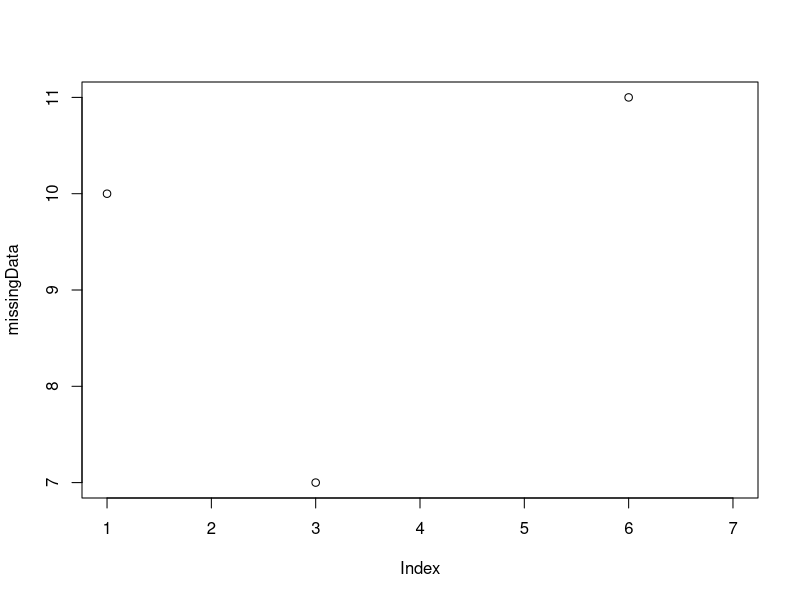
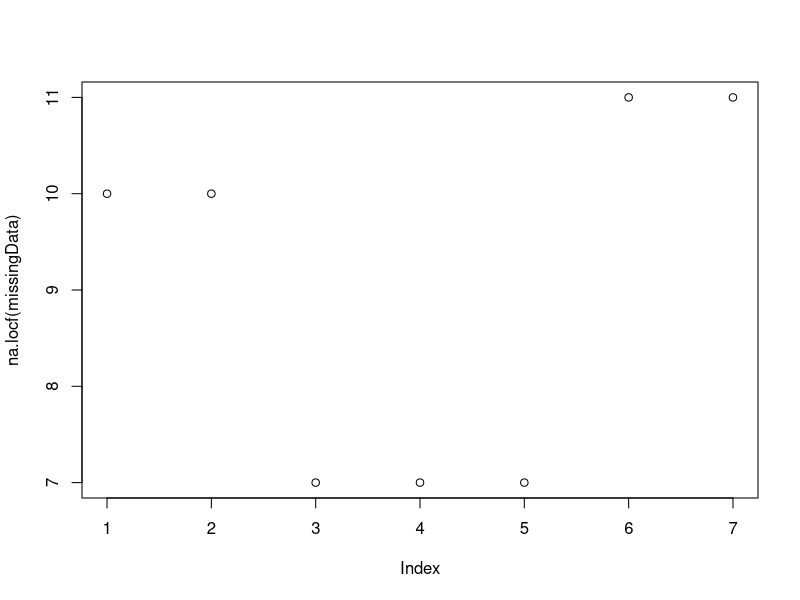
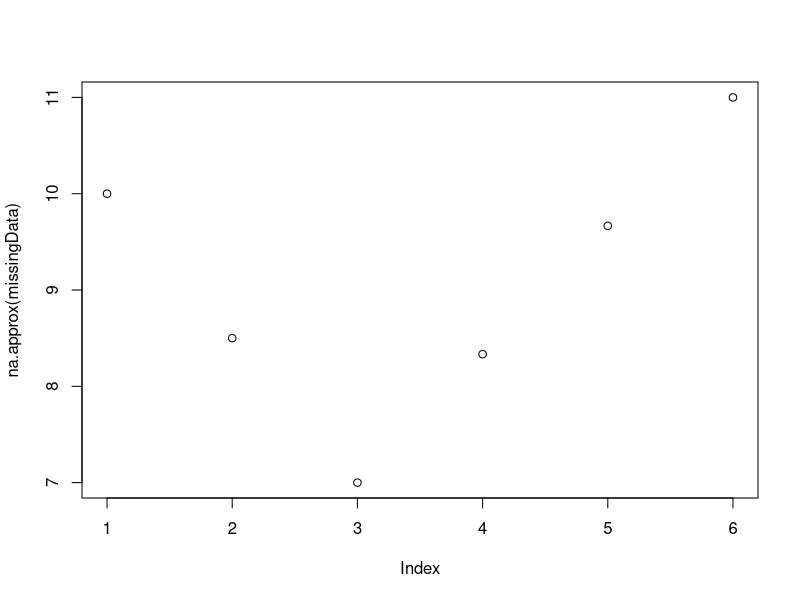
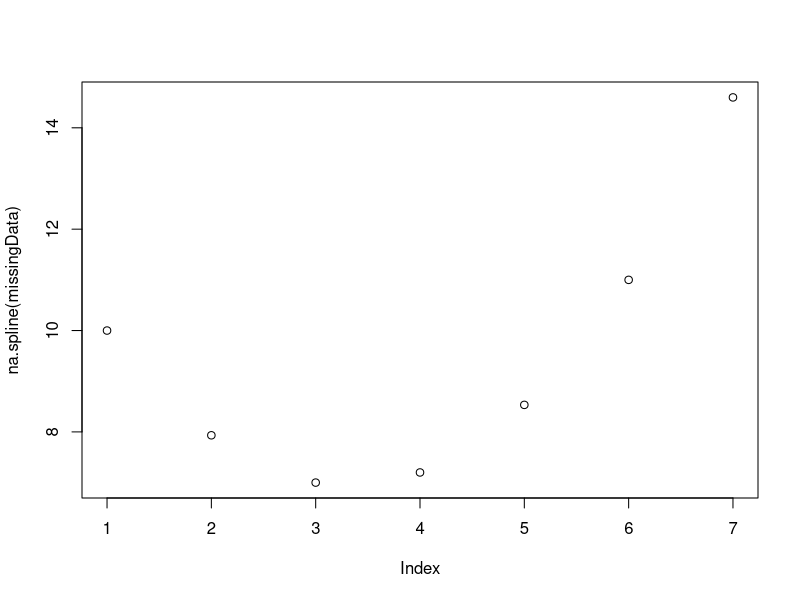

These figures' R source, in order:
#install.packages('zoo')
require(zoo)

missingData = c(10,NA,7,NA,NA,11,NA)
plot(missingData)

#Last observation carried forward
plot(na.locf(missingData))

#Approx (linear interpolation)
plot(na.approx(missingData))

#Spline (polynomial interpolation)
plot(na.spline(missingData))
